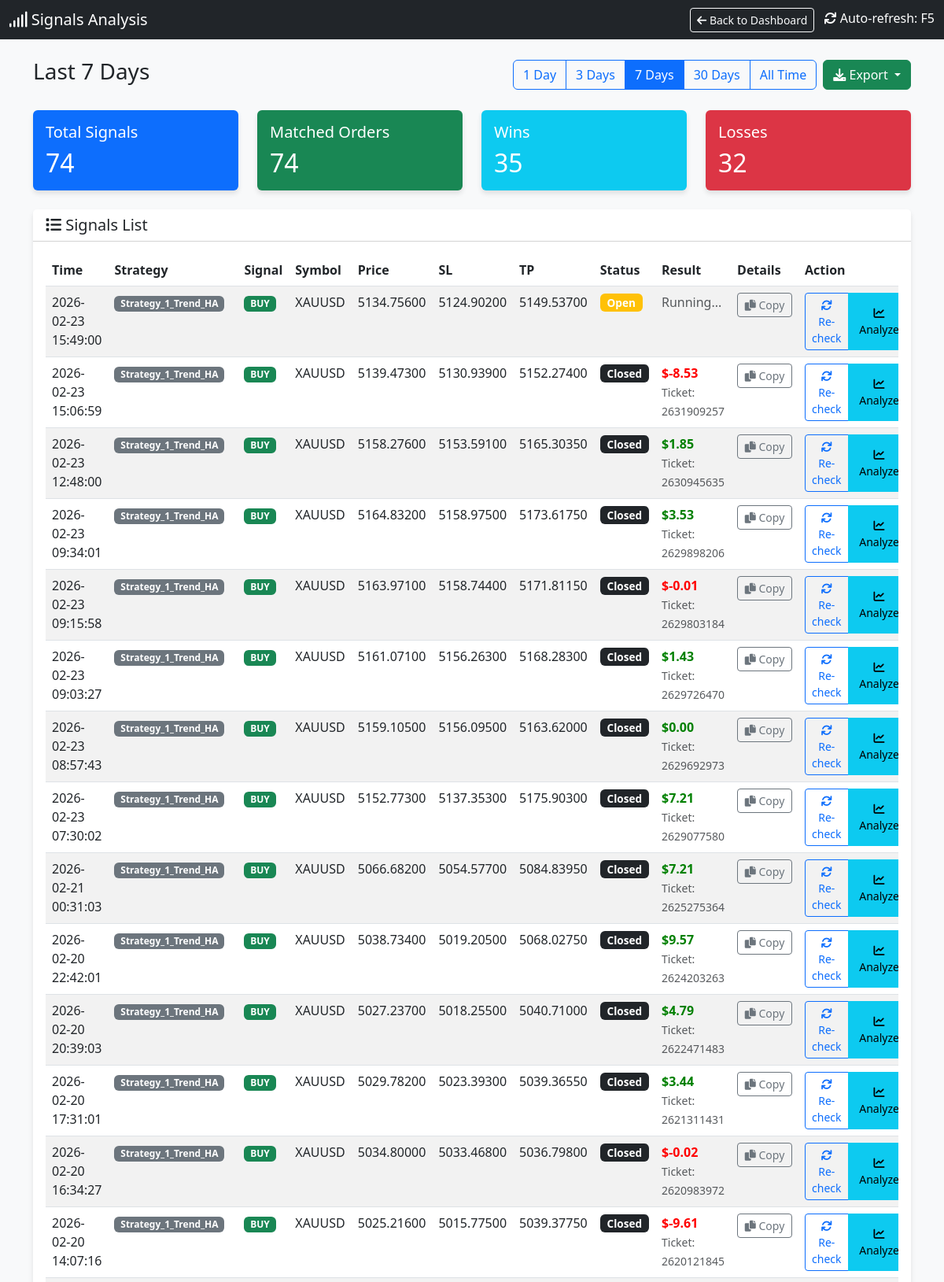
The app's page /signals (upper part) with its own data.
### tables this page shows
CREATE TABLE signals (
                id INTEGER PRIMARY KEY AUTOINCREMENT,
                timestamp DATETIME DEFAULT CURRENT_TIMESTAMP,
                strategy_name TEXT,
                symbol TEXT,
                signal_type TEXT,
                price REAL,
                sl REAL,
                tp REAL,
                indicators TEXT,
                status TEXT,
                account_id INTEGER DEFAULT 0
            );

CREATE TABLE orders (
                ticket INTEGER PRIMARY KEY,
                strategy_name TEXT,
                symbol TEXT,
                order_type TEXT,
                volume REAL,
                open_price REAL,
                sl REAL,
                tp REAL,
                open_time DATETIME,
                close_price REAL,
                profit REAL,
                comment TEXT,
                account_id INTEGER DEFAULT 0
            );

### dashboard.py (the view)
@app.route('/signals')
def signals_page():
    cur = get_db().cursor()
    days_param = request.args.get('days', '7')  # Default 7 days
    if days_param == "all":
        days = 36500
        filter_label = "All Time"
    else:
        try:
            days = int(days_param)
            filter_label = f"Last {days} Days"
        except:
            days = 7
            filter_label = "Last 7 Days"
    cutoff_date = datetime.now() - timedelta(days=days)
    cutoff_str = cutoff_date.strftime("%Y-%m-%d %H:%M:%S")
    cur.execute("SELECT * FROM signals WHERE timestamp >= ? ORDER BY timestamp DESC", (cutoff_str,))
    signals = cur.fetchall()
    signals_with_status = []
    for sig in signals:
        signal_dict = dict(sig)
        try:
            sig_timestamp = sig['timestamp']
            if isinstance(sig_timestamp, str):
                try:
                    sig_time = datetime.strptime(sig_timestamp, '%Y-%m-%d %H:%M:%S')
                except:
                    try:
                        sig_time = datetime.strptime(sig_timestamp, '%Y-%m-%d %H:%M:%S.%f')
                    except:
                        sig_time = datetime.fromisoformat(sig_timestamp.replace('Z', '+00:00'))
            else:
                sig_time = datetime.fromtimestamp(sig_timestamp)
            time_lower = (sig_time - timedelta(seconds=30)).strftime('%Y-%m-%d %H:%M:%S')
            time_upper = (sig_time + timedelta(seconds=30)).strftime('%Y-%m-%d %H:%M:%S')
        except Exception as e:
            time_lower = None
            time_upper = None
        matching_order = None
        if time_lower and time_upper:
            try:
                cur.execute("""
                    SELECT * FROM orders
                    WHERE strategy_name = ?
                    AND symbol = ?
                    AND order_type = ?
                    AND open_time BETWEEN ? AND ?
                    ORDER BY ABS(open_price - ?) ASC
                    LIMIT 1
                """, (sig['strategy_name'], sig['symbol'], sig['signal_type'], time_lower, time_upper, sig['price']))
                matching_order = cur.fetchone()
            except Exception as e:
                pass
        if matching_order:
            signal_dict['order_ticket'] = matching_order['ticket']
            signal_dict['order_profit'] = matching_order['profit']
            signal_dict['order_status'] = 'closed' if matching_order['profit'] is not None else 'open'
            signal_dict['has_order'] = True
        else:
            signal_dict['order_ticket'] = None
            signal_dict['order_profit'] = None
            signal_dict['order_status'] = 'not_found'
            signal_dict['has_order'] = False
        signals_with_status.append(signal_dict)
    total_signals = len(signals_with_status)
    matched_orders = len([s for s in signals_with_status if s['has_order']])
    wins = len([s for s in signals_with_status if s['has_order'] and s['order_profit'] is not None and s['order_profit'] > 0])
    losses = len([s for s in signals_with_status if s['has_order'] and s['order_profit'] is not None and s['order_profit'] < 0])
    cur.execute("SELECT DISTINCT strategy_name FROM orders ORDER BY strategy_name")
    strategies = [row['strategy_name'] for row in cur.fetchall()]
    return render_template('signals.html',
                         signals=signals_with_status,
                         total_signals=total_signals,
                         matched_orders=matched_orders,
                         wins=wins,
                         losses=losses,
                         current_filter=days_param,
                         filter_label=filter_label,
                         strategies=strategies)

### dashboard.py (called while the page is built)
def get_db():
    db = getattr(g, '_database', None)
    if db is None:
        db = g._database = sqlite3.connect(DB_PATH)
        db.row_factory = sqlite3.Row
    return db

@app.teardown_appcontext
def close_connection(exception):
    db = getattr(g, '_database', None)
    if db is not None:
        db.close()

def format_vn_time(value):
    if not value:
        return ""
    try:
        if isinstance(value, str):
            try:
                dt = datetime.strptime(value, "%Y-%m-%d %H:%M:%S")
            except ValueError:
                try:
                    dt = datetime.strptime(value, "%Y-%m-%d %H:%M:%S.%f")
                except ValueError:
                    dt = datetime.strptime(value, "%Y-%m-%d %H:%M")
        else:
            dt = value
        vn_time = dt + timedelta(hours=7)
        res = vn_time.strftime("%Y-%m-%d %H:%M:%S")
        return res
    except Exception as e:
        print(f"DEBUG: Error parsing '{value}': {e}")
        return value # Return original on error

### templates/signals.html (shortened to what this page needs)
<!DOCTYPE html>
<html lang="en">
<head>
    <link href="https://cdn.jsdelivr.net/npm/bootstrap@5.3.0/dist/css/bootstrap.min.css" rel="stylesheet">
    <link href="https://cdnjs.cloudflare.com/ajax/libs/font-awesome/6.0.0/css/all.min.css" rel="stylesheet">
</head>
<body>
    <nav class="navbar navbar-dark bg-dark mb-4">
        <div class="container-fluid">
            <span class="navbar-brand mb-0 h1"><i class="fas fa-signal"></i> Signals Analysis</span>
            <div>
                <a href="/" class="btn btn-outline-light btn-sm me-2">
                    <i class="fas fa-arrow-left"></i> Back to Dashboard
                </a>
                <span class="text-white"><i class="fas fa-sync"></i> Auto-refresh: F5</span>
            </div>
        </div>
    </nav>
    <div class="container mb-4">
        <div class="d-flex justify-content-between align-items-center">
            <h3>{{ filter_label }}</h3>
            <div class="d-flex gap-2">
                <div class="btn-group" role="group">
                    <a href="/signals?days=1" class="btn btn-outline-primary {% if current_filter == '1' %}active{% endif %}">1 Day</a>
                    <a href="/signals?days=3" class="btn btn-outline-primary {% if current_filter == '3' %}active{% endif %}">3 Days</a>
                    <a href="/signals?days=7" class="btn btn-outline-primary {% if current_filter == '7' %}active{% endif %}">7 Days</a>
                    <a href="/signals?days=30" class="btn btn-outline-primary {% if current_filter == '30' %}active{% endif %}">30 Days</a>
                    <a href="/signals?days=all" class="btn btn-outline-primary {% if current_filter == 'all' %}active{% endif %}">All Time</a>
                </div>
                <div class="btn-group" role="group">
                    <button type="button" class="btn btn-success dropdown-toggle" data-bs-toggle="dropdown" aria-expanded="false" title="Export to CSV">
                        <i class="fas fa-download"></i> Export
                    </button>
                </div>
            </div>
        </div>
    </div>
    <div class="container">
        <div class="row mb-4">
            <div class="col-md-3">
                <div class="card bg-primary text-white">
                    <div class="card-body">
                        <h5 class="card-title">Total Signals</h5>
                        <h2 class="card-text">{{ total_signals }}</h2>
                    </div>
                </div>
            </div>
            <div class="col-md-3">
                <div class="card bg-success text-white">
                    <div class="card-body">
                        <h5 class="card-title">Matched Orders</h5>
                        <h2 class="card-text">{{ matched_orders }}</h2>
                    </div>
                </div>
            </div>
            <div class="col-md-3">
                <div class="card bg-info text-white">
                    <div class="card-body">
                        <h5 class="card-title">Wins</h5>
                        <h2 class="card-text">{{ wins }}</h2>
                    </div>
                </div>
            </div>
            <div class="col-md-3">
                <div class="card bg-danger text-white">
                    <div class="card-body">
                        <h5 class="card-title">Losses</h5>
                        <h2 class="card-text">{{ losses }}</h2>
                    </div>
                </div>
            </div>
        </div>
        <div class="card">
            <div class="card-header bg-white">
                <h5 class="mb-0"><i class="fas fa-list"></i> Signals List</h5>
            </div>
            <div class="card-body">
                <div class="table-responsive">
                    <table class="table table-hover table-striped">
                        <thead>
                            <tr>
                                <th>Time</th>
                                <th>Strategy</th>
                                <th>Signal</th>
                                <th>Symbol</th>
                                <th>Price</th>
                                <th>SL</th>
                                <th>TP</th>
                                <th>Status</th>
                                <th>Result</th>
                                <th>Details</th>
                                <th>Action</th>
                            </tr>
                        </thead>
                        <tbody>
                            {% for sig in signals %}
                            <tr class="signal-row" id="signal-row-{{ sig.id }}">
                                <td>{{ sig.timestamp | to_vn_time }}</td>
                                <td><span class="badge bg-secondary">{{ sig.strategy_name }}</span></td>
                                <td>
                                    {% if sig.signal_type == 'BUY' %}
                                    <span class="badge badge-buy">BUY</span>
                                    {% else %}
                                    <span class="badge badge-sell">SELL</span>
                                    {% endif %}
                                </td>
                                <td>{{ sig.symbol }}</td>
                                <td>{{ "%.5f"|format(sig.price) }}</td>
                                <td>{{ "%.5f"|format(sig.sl) if sig.sl else '-' }}</td>
                                <td>{{ "%.5f"|format(sig.tp) if sig.tp else '-' }}</td>
                                <td id="status-{{ sig.id }}">
                                    {% if sig.has_order %}
                                        {% if sig.order_status == 'closed' %}
                                            <span class="badge bg-dark status-badge">Closed</span>
                                        {% else %}
                                            <span class="badge bg-warning status-badge">Open</span>
                                        {% endif %}
                                    {% else %}
                                        <span class="badge bg-secondary status-badge">Not Found</span>
                                    {% endif %}
                                </td>
                                <td id="result-{{ sig.id }}">
                                    {% if sig.has_order and sig.order_profit is not none %}
                                        <span class="{% if sig.order_profit >= 0 %}profit-pos{% else %}profit-neg{% endif %}">
                                            ${{ "%.2f"|format(sig.order_profit) }}
                                        </span>
                                        <br>
                                        <small class="text-muted">Ticket: {{ sig.order_ticket }}</small>
                                    {% elif sig.has_order %}
                                        <span class="text-muted">Running...</span>
                                    {% else %}
                                        <span class="text-muted">-</span>
                                    {% endif %}
                                </td>
                                <td id="details-{{ sig.id }}">
                                    <button class="btn btn-sm btn-outline-secondary copy-details-btn"
                                            data-signal-id="{{ sig.id }}"
                                            data-signal-data='{{ sig|tojson }}'
                                            title="Copy signal details">
                                        <i class="fas fa-copy"></i> Copy
                                    </button>
                                </td>
                                <td id="action-{{ sig.id }}">
                                    <div class="btn-group" role="group">
                                        {% if not sig.has_order %}
                                            <button class="btn btn-sm btn-primary check-mt5-btn" data-signal-id="{{ sig.id }}">
                                                <i class="fas fa-search"></i> Check MT5
                                            </button>
                                        {% else %}
                                            <button class="btn btn-sm btn-outline-primary check-mt5-btn" data-signal-id="{{ sig.id }}">
                                                <i class="fas fa-sync"></i> Re-check
                                            </button>
                                        {% endif %}
                                        <button class="btn btn-sm btn-info analyze-signal-btn" data-signal-id="{{ sig.id }}" title="Analyze signal">
                                            <i class="fas fa-chart-line"></i> Analyze
                                        </button>
                                    </div>
                                </td>
                            </tr>
                            {% endfor %}
                        </tbody>
                    </table>
                </div>
            </div>
        </div>
    </div>
</body>
</html>

### templates/signals.html (style rules this page uses)
body { background-color: #f8f9fa; }
.card { box-shadow: 0 4px 6px rgba(0, 0, 0, 0.1); border: none; }
.profit-pos { color: green; font-weight: bold; }
.profit-neg { color: red; font-weight: bold; }
.badge-buy { background-color: #198754; }
.status-badge { font-size: 0.85em; padding: 0.35em 0.65em; }
.signal-row { transition: background-color 0.2s; }
.copy-details-btn { min-width: 70px; }
.analyze-signal-btn { min-width: 80px; }

### records on screen
signals: timestamp|to_vn_time "2026-02-23 15:49:00", strategy_name "Strategy_1_Trend_HA", symbol "XAUUSD", price "5134.75600", sl "5124.90200", tp "5149.53700"
signals: timestamp|to_vn_time "2026-02-23 15:06:59", strategy_name "Strategy_1_Trend_HA", symbol "XAUUSD", price "5139.47300", sl "5130.93900", tp "5152.27400"
orders: order_profit "-8.53", order_ticket "2631909257"
signals: timestamp|to_vn_time "2026-02-23 12:48:00", strategy_name "Strategy_1_Trend_HA", symbol "XAUUSD", price "5158.27600", sl "5153.59100", tp "5165.30350"
orders: order_profit "1.85", order_ticket "2630945635"
signals: timestamp|to_vn_time "2026-02-23 09:34:01", strategy_name "Strategy_1_Trend_HA", symbol "XAUUSD", price "5164.83200", sl "5158.97500", tp "5173.61750"
orders: order_profit "3.53", order_ticket "2629898206"
signals: timestamp|to_vn_time "2026-02-23 09:15:58", strategy_name "Strategy_1_Trend_HA", symbol "XAUUSD", price "5163.97100", sl "5158.74400", tp "5171.81150"
orders: order_profit "-0.01", order_ticket "2629803184"
signals: timestamp|to_vn_time "2026-02-23 09:03:27", strategy_name "Strategy_1_Trend_HA", symbol "XAUUSD", price "5161.07100", sl "5156.26300", tp "5168.28300"
orders: order_profit "1.43", order_ticket "2629726470"
signals: timestamp|to_vn_time "2026-02-23 08:57:43", strategy_name "Strategy_1_Trend_HA", symbol "XAUUSD", price "5159.10500", sl "5156.09500", tp "5163.62000"
orders: order_profit "0.00", order_ticket "2629692973"
signals: timestamp|to_vn_time "2026-02-23 07:30:02", strategy_name "Strategy_1_Trend_HA", symbol "XAUUSD", price "5152.77300", sl "5137.35300", tp "5175.90300"
orders: order_profit "7.21", order_ticket "2629077580"
signals: timestamp|to_vn_time "2026-02-21 00:31:03", strategy_name "Strategy_1_Trend_HA", symbol "XAUUSD", price "5066.68200", sl "5054.57700", tp "5084.83950"
orders: order_profit "7.21", order_ticket "2625275364"
signals: timestamp|to_vn_time "2026-02-20 22:42:01", strategy_name "Strategy_1_Trend_HA", symbol "XAUUSD", price "5038.73400", sl "5019.20500", tp "5068.02750"
orders: order_profit "9.57", order_ticket "2624203263"
signals: timestamp|to_vn_time "2026-02-20 20:39:03", strategy_name "Strategy_1_Trend_HA", symbol "XAUUSD", price "5027.23700", sl "5018.25500", tp "5040.71000"
orders: order_profit "4.79", order_ticket "2622471483"
signals: timestamp|to_vn_time "2026-02-20 17:31:01", strategy_name "Strategy_1_Trend_HA", symbol "XAUUSD", price "5029.78200", sl "5023.39300", tp "5039.36550"
orders: order_profit "3.44", order_ticket "2621311431"
signals: timestamp|to_vn_time "2026-02-20 16:34:27", strategy_name "Strategy_1_Trend_HA", symbol "XAUUSD", price "5034.80000", sl "5033.46800", tp "5036.79800"
orders: order_profit "-0.02", order_ticket "2620983972"
signals: timestamp|to_vn_time "2026-02-20 14:07:16", strategy_name "Strategy_1_Trend_HA", symbol "XAUUSD", price "5025.21600", sl "5015.77500", tp "5039.37750"
orders: order_profit "-9.61", order_ticket "2620121845"

### other values on screen
{{ filter_label }} "Last 7 Days"
{{ total_signals }} "74"
{{ matched_orders }} "74"
{{ wins }} "35"
{{ losses }} "32"
